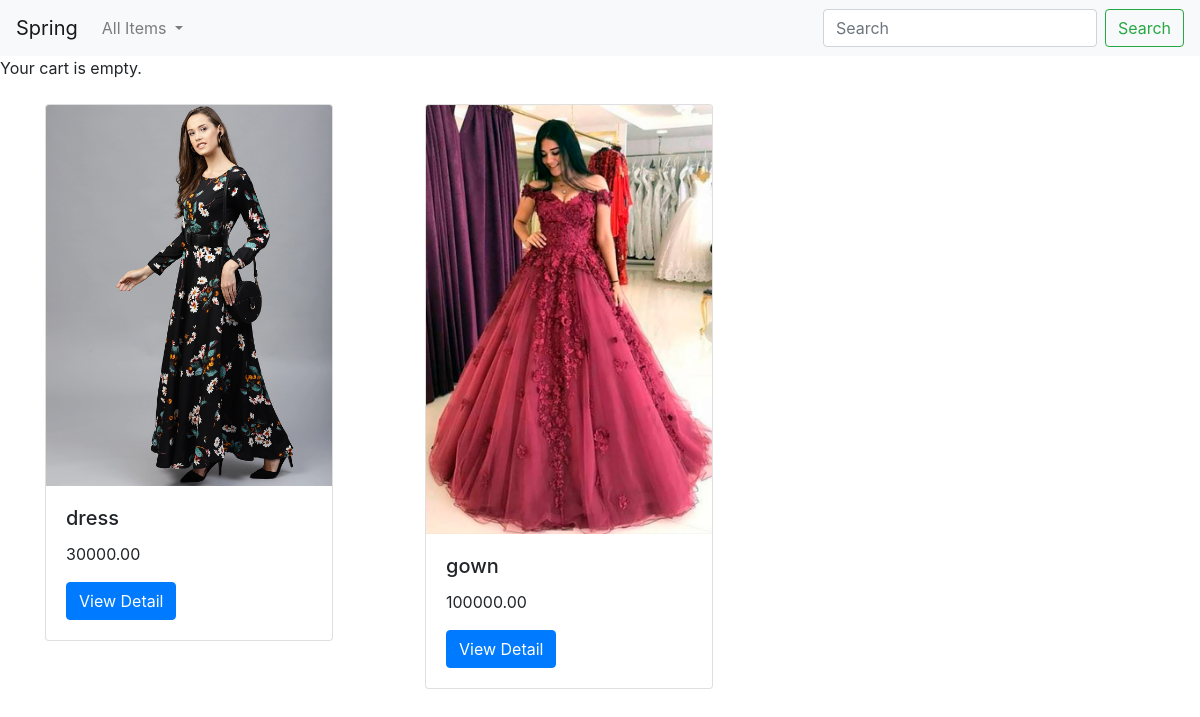
Screenshot of /women-wears/ with the database file from the repository.
### shop/models.py (models this page shows, shortened)
class Product(models.Model):
	category = models.ForeignKey(Category, on_delete=models.CASCADE, related_name='products')
	name = models.CharField(max_length=255, db_index=True)
	slug = models.SlugField(max_length=255, db_index=True)
	image = models.ImageField(upload_to='products/%Y/%m/%d', blank=True)
	description = models.TextField(blank=True)
	price = models.DecimalField(max_digits=10, decimal_places=2)
	available = models.BooleanField(default=True)
	created = models.DateTimeField(auto_now_add=True)
	updated = models.DateTimeField(auto_now=True)
	class Meta:
		ordering = ['name',]
		index_together = (('id', 'slug'),)
	def get_absolute_url(self):
		return reverse('shop:product_detail', args=[self.id, self.slug])

### shop/views.py (the view)
# urls.py: path('', views.product_list, name='product_list'),
def product_list(request, category_slug=None):
	category = None
	categories = Category.objects.all()
	products = Product.objects.filter(available=True)
	if category_slug:
		category = get_object_or_404(Category, slug=category_slug)
		products = products.filter(category=category)
	return render(request, 'shop/product/list.html', {'category':category, 'categories':categories, 'products':products})

### cart/cart.py (called while the page is built)
	def __len__(self):
		return sum(item['quantity'] for item in self.cart.values())

### cart/context_processors.py (called while the page is built)
def cart(request):
	return {'cart':Cart(request)}

### shop/models.py (called while the page is built)
	def get_absolute_url(self):
		return reverse('shop:product_list_by_category', args=[self.slug])

### shop/templates/shop/product/list.html (shortened to what this page needs)
{% extends 'shop/base.html' %}
{% block content %}
<nav class="navbar navbar-expand-lg navbar-light bg-light">
  <a class="navbar-brand" href="{% url 'shop:product_list' %}">Spring</a>
  <div class="collapse navbar-collapse" id="navbarSupportedContent">
    <ul class="navbar-nav mr-auto">
      <li class="nav-item dropdown">
        <a class="nav-link dropdown-toggle" href="#" id="navbarDropdown" role="button" data-toggle="dropdown" aria-haspopup="true" aria-expanded="false">
          All Items
        </a>
      </li>
    </ul>
    <form class="form-inline my-2 my-lg-0 ml-auto">
      <input class="form-control mr-sm-2" type="search" placeholder="Search" aria-label="Search">
      <button class="btn btn-outline-success my-2 my-sm-0" type="submit">Search</button>
    </form>
  </div>
</nav>
<div>
{% with total_items=cart|length %}
  {% if cart|length > 0 %}
    Your cart : <a href="{% url 'cart:cart_detail' %}">
      {{ total_items }} item{{ total_items|pluralize }}, {{ cart.get_total_price }} MMK
    </a>
  {% else %}
    Your cart is empty.
  {% endif %}
{% endwith %}
</div>
<br>
<div class="container">
	<div class="row">
{% for product in products %}
	<div class="col-lg-4">
	<div class="card" style="width: 18rem;">
	  <img src="{{ product.image.url }}" class="card-img-top" alt="...">
	  <div class="card-body">
	    <h5 class="card-title">{{ product.name }}</h5>
	    <p class="card-text">{{ product.price }}</p>
	    <a href="{{ product.get_absolute_url }}" class="btn btn-primary">View Detail</a>
	  </div>
	</div>
	</div>
{% endfor %}
	</div>
</div>
{% endblock %}

### rows the page displays
Product: image (picture), name "dress", price "30000.00"
Product: image (picture), name "gown", price "100000.00"
